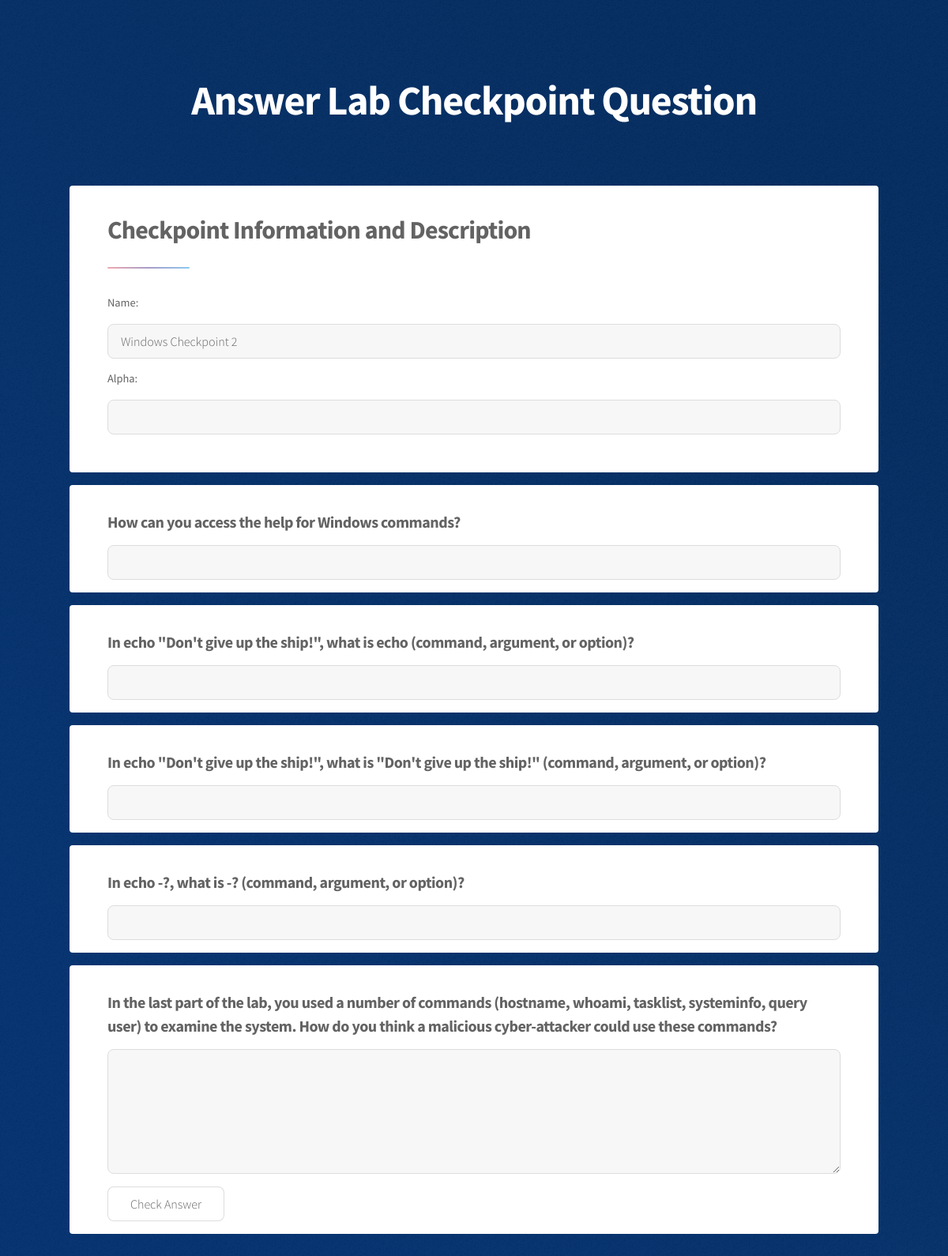
The app's page /question.php?guid=22553344 with its own data.
### tables this page shows
CREATE TABLE `Checkpoint` (
  `checkpoint_id` int(11) NOT NULL,
  `name` text,
  `assignment_id` int(11) DEFAULT NULL,
  `guid` char(8) DEFAULT NULL
);

CREATE TABLE `Question` (
  `question_id` int(11) NOT NULL,
  `question_type` varchar(255) NOT NULL,
  `question_text` text NOT NULL,
  `checkpoint_id` int(11) NOT NULL,
  `standard_priming` tinyint(1) NOT NULL DEFAULT '1',
  `feedback` text NOT NULL,
  `threshold` int(11) DEFAULT NULL
);

### question.php (the view, shortened to what this page needs)
<!DOCTYPE html>
<html lang="en">
<head>
    <link rel="stylesheet" href="assets/css/main.css" />
</head>
<body class="is-preload">
  <div id="wrapper">
    <header id="header" class="alt">
      <h1>Answer Lab Checkpoint Question</h1>
    </header>
    <form id="answerForm">
      <div id ="main">
	<section id="intro" class="main">
	  <div class="spotlight">
	    <div class="content">
	      <header class="major">
		<h2>Checkpoint Information and Description</h2>
	      </header>
<?php
    include("config.php");
    $guid = $db->real_escape_string($_GET["guid"]);
    $sql = "SELECT * FROM Checkpoint WHERE guid = '$guid'";
    $result = $db->query($sql);
    $count = $result->num_rows;
    $name = "Not Found";
    $checkpoint_id = 0;
	if($count == 1) {
		$row = $result->fetch_row();
		$name = $row[1];
		$checkpoint_id = $row[0];
	}
?>
	 <label for="name">Name: </label>
	 <input type="text" name="description" class="name" readonly value=
<?php
	echo "\"" . $name . "\"";
?>
	 required>
	 <label for="alpha">Alpha: </label>
	 <input type="text" name="alpha" id="alpha" value="<?php if(isset($_COOKIE['alpha'])){ echo $_COOKIE['alpha']; } ?>" required>
	 </div>
	</div>
   </section>
   </div>
<?php
	if($checkpoint_id > 0){
		$sql = "SELECT * from Question where checkpoint_id = '$checkpoint_id'";
		$result = $db->query($sql);
		$count = $result->num_rows;
		for($i = 0; $i < $count; $i++){
			$row = $result->fetch_row();
			$q_num = $row[0];
			$q_type = $row[1];
			$q_text = $row[2];
			echo '<div id ="main">';
			echo '<section id = "question_' . $q_num . '" class="main">';
			echo '<div class="content">';
			echo '<h3>' . nl2br(stripslashes($q_text)) . '</h3>';
			if($q_type == "llm"){
			    echo '<textarea id="answer' . $q_num . '" name="answer_given" rows="5" cols="100"></textarea>';
				echo '<input type="button" id="check' . $q_num . '" value="Check Answer" onclick="checkLLM(' . $q_num . ')">';
			}else if($q_type == "ms"){
			}else{
				echo '<input type="text" id="answer' . $q_num . '" name="answer_given" onkeyup="checkAfterTime(' . $q_num . ')">';
			}
			echo '</div>';
			echo '</section>';
			echo '</div>';
		}
	}
?>
    </div>
</body>
</html>

### records on screen
checkpoint: description "Windows Checkpoint 2"
question: question_text "How can you access the help for Windows commands?"
question: question_text "In echo \"Don't give up the ship!\", what is echo (command, argument, or option)?"
question: question_text "In echo \"Don't give up the ship!\", what is \"Don't give up the ship!\" (command, argument, or option)?"
question: question_text "In echo -?, what is -? (command, argument, or option)?"
question: question_text "In the last part of the lab, you used a number of commands (hostname, whoami, tasklist, systeminfo, query user) to examine the system. How do you think a malicious cyber-attacker could use these commands?"
